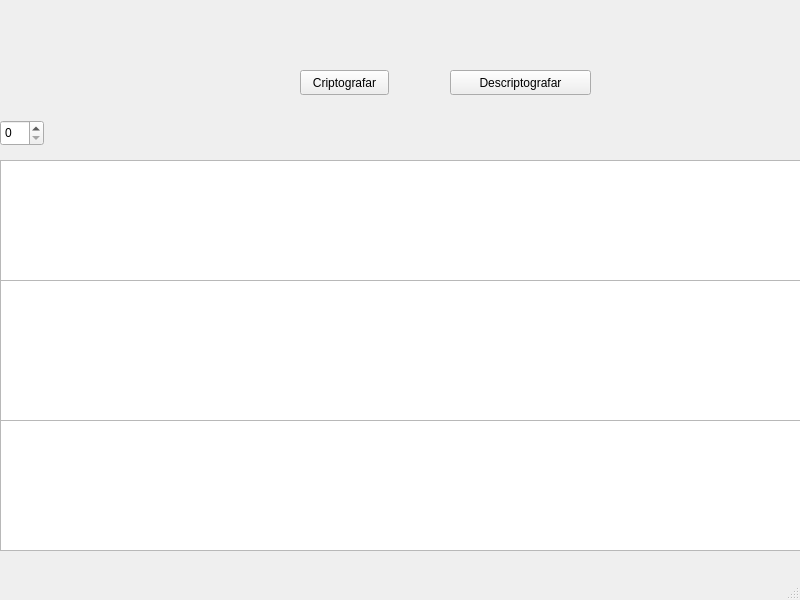
<?xml version="1.0" encoding="UTF-8"?>
<ui version="4.0">
 <class>MainWindow</class>
 <widget class="QMainWindow" name="MainWindow">
  <property name="geometry">
   <rect>
    <x>0</x>
    <y>0</y>
    <width>800</width>
    <height>600</height>
   </rect>
  </property>
  <property name="windowTitle">
   <string>MainWindow</string>
  </property>
  <widget class="QWidget" name="centralwidget">
   <widget class="QSpinBox" name="keySpinBox">
    <property name="geometry">
     <rect>
      <x>0</x>
      <y>120</y>
      <width>44</width>
      <height>26</height>
     </rect>
    </property>
   </widget>
   <widget class="QPlainTextEdit" name="plainTextEdit">
    <property name="geometry">
     <rect>
      <x>0</x>
      <y>160</y>
      <width>801</width>
      <height>121</height>
     </rect>
    </property>
   </widget>
   <widget class="QTextEdit" name="encryptedTextEdit">
    <property name="geometry">
     <rect>
      <x>0</x>
      <y>280</y>
      <width>801</width>
      <height>141</height>
     </rect>
    </property>
   </widget>
   <widget class="QTextEdit" name="decryptedTextEdit">
    <property name="geometry">
     <rect>
      <x>0</x>
      <y>420</y>
      <width>801</width>
      <height>131</height>
     </rect>
    </property>
   </widget>
   <widget class="QPushButton" name="encryptButton">
    <property name="geometry">
     <rect>
      <x>300</x>
      <y>70</y>
      <width>89</width>
      <height>25</height>
     </rect>
    </property>
    <property name="text">
     <string>Criptografar</string>
    </property>
   </widget>
   <widget class="QPushButton" name="decryptButton">
    <property name="geometry">
     <rect>
      <x>450</x>
      <y>70</y>
      <width>141</width>
      <height>25</height>
     </rect>
    </property>
    <property name="text">
     <string>Descriptografar</string>
    </property>
   </widget>
  </widget>
  <widget class="QMenuBar" name="menubar">
   <property name="geometry">
    <rect>
     <x>0</x>
     <y>0</y>
     <width>800</width>
     <height>22</height>
    </rect>
   </property>
  </widget>
  <widget class="QStatusBar" name="statusbar"/>
 </widget>
 <resources/>
 <connections/>
</ui>
